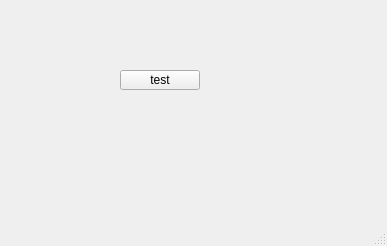
<?xml version="1.0" encoding="UTF-8"?>
<ui version="4.0">
 <class>MainWindow</class>
 <widget class="QMainWindow" name="MainWindow">
  <property name="geometry">
   <rect>
    <x>0</x>
    <y>0</y>
    <width>387</width>
    <height>246</height>
   </rect>
  </property>
  <property name="windowTitle">
   <string>MainWindow</string>
  </property>
  <widget class="QWidget" name="centralwidget">
   <widget class="QPushButton" name="pbTest">
    <property name="geometry">
     <rect>
      <x>120</x>
      <y>70</y>
      <width>80</width>
      <height>20</height>
     </rect>
    </property>
    <property name="text">
     <string>test</string>
    </property>
   </widget>
  </widget>
  <widget class="QMenuBar" name="menubar">
   <property name="geometry">
    <rect>
     <x>0</x>
     <y>0</y>
     <width>387</width>
     <height>22</height>
    </rect>
   </property>
  </widget>
  <widget class="QStatusBar" name="statusbar"/>
 </widget>
 <resources/>
 <connections/>
</ui>
